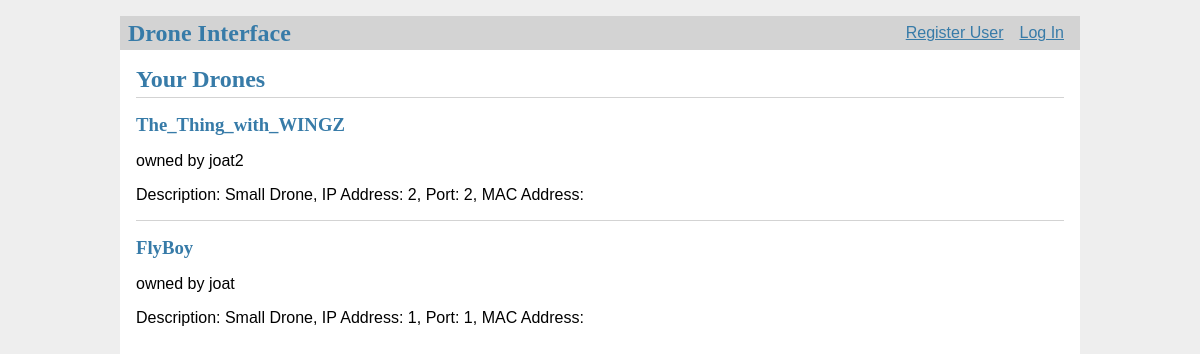
Before: / with the older database file.
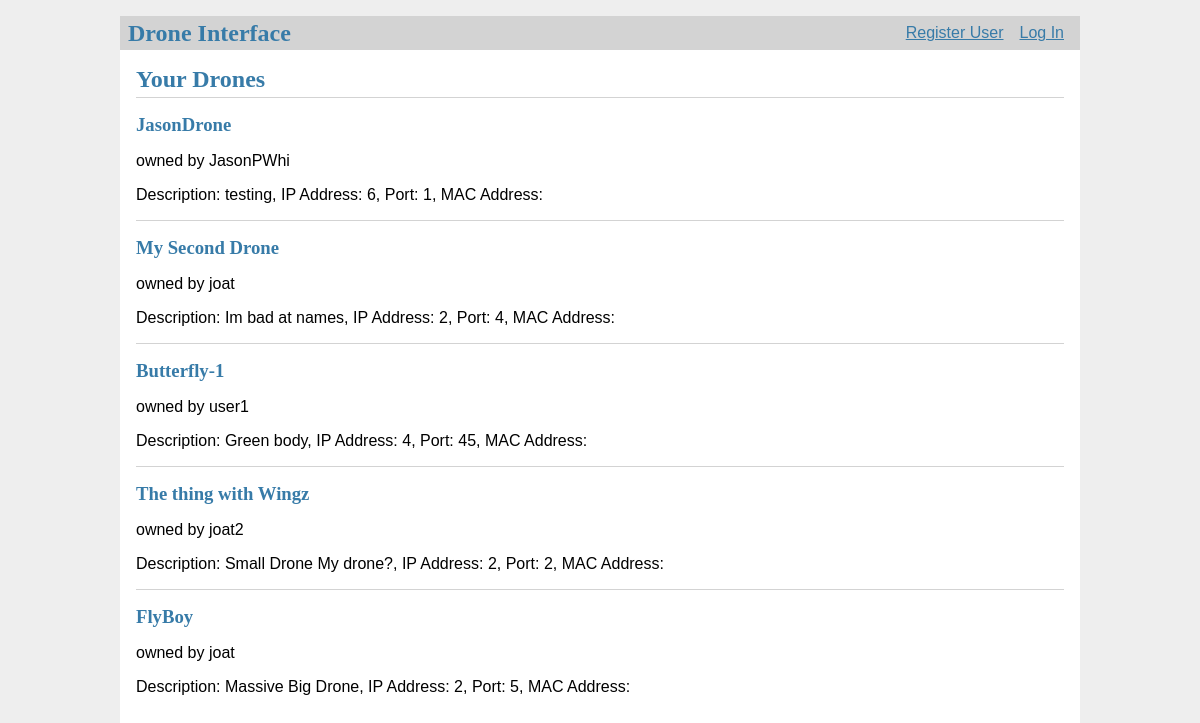
After: the same page with the newer database file.
### tables this page shows
CREATE TABLE drones (
  id INTEGER PRIMARY KEY AUTOINCREMENT,
  drone_name TEXT UNIQUE NOT NULL,
  description TEXT NOT NULL,
  ip_addr TEXT NOT NULL,
  port TEXT NOT NULL,
  mac_addr TEXT,
  owner_id INTEGER NOT NULL,
  group_id INTEGER,
  FOREIGN KEY (owner_id) REFERENCES user (id),
  FOREIGN KEY (group_id) REFERENCES groups (id)
);

CREATE TABLE user (
  id INTEGER PRIMARY KEY AUTOINCREMENT,
  username TEXT UNIQUE NOT NULL,
  password TEXT NOT NULL
);

### flaskr/blog.py (the view)
@bp.route('/')
def index():
    db = get_db()
    drones = db.execute(
        'SELECT p.id, drone_name, description, ip_addr, port, u.username, owner_id'
        ' FROM drones p JOIN user u ON p.owner_id = u.id'
        ' ORDER BY p.id DESC'
    ).fetchall()
    return render_template('blog/index.html', drones=drones)

### flaskr/auth.py (called while the page is built)
@bp.before_app_request
def load_logged_in_user():
    user_id = session.get('user_id')
    if user_id is None:
        g.user = None
    else:
        g.user = get_db().execute(
            'SELECT * FROM user WHERE id = ?', (user_id,)
        ).fetchone()

### flaskr/db.py (called while the page is built)
def get_db():
    if 'db' not in g:
        g.db = sqlite3.connect(
            current_app.config['DATABASE'],
            detect_types=sqlite3.PARSE_DECLTYPES
        )
        g.db.row_factory = sqlite3.Row
    return g.db

### flaskr/templates/blog/index.html (shortened to what this page needs)
{% extends 'base.html' %}
{% block header %}
  <h1>{% block title %}Your Drones{% endblock %}</h1>
{% endblock %}
{% block content %}
  {% for drone in drones %}
    <article class="drone">
      <header>
        <div>
          <h1>{{ drone['drone_name'] }}</h1>
          <div class="about">owned by {{ drone['username'] }}</div>
        </div>
      </header>
        <p class="description">Description: {{ drone['description'] }},
          IP Address: {{ drone['ip_addr'] }}, Port: {{ drone['port'] }}, MAC Address: {{ drone['mac_addr'] }}</p>
    </article>
    {% if not loop.last %}
      <hr>
    {% endif %}
  {% endfor %}
{% endblock %}

### flaskr/templates/base.html (shortened to what this page needs)
<!doctype html>
<link rel="stylesheet" href="{{ url_for('static', filename='style.css') }}">
<nav>
  <h1>Drone Interface</h1>
  <ul>
    {% if g.user %}
        <li><span>{{ g.user['username'] }}</span>
        <li><a href="{{ url_for('blog.index') }}">Show Drones</a>
        <li><a href="{{ url_for('blog.groups') }}">Show Groups</a>
        <li><a href="{{ url_for('auth.logout') }}">Log Out</a>
    {% else %}
      <li><a href="{{ url_for('auth.register') }}">Register User</a>
      <li><a href="{{ url_for('auth.login') }}">Log In</a>
    {% endif %}
  </ul>
</nav>
<section class="content">
  <header>
    {% block header %}{% endblock %}
  </header>
  {% block content %}{% endblock %}
</section>

### flaskr/static/style.css (style rules this page uses)
h1 { font-family: serif; color: #377ba8; margin: 1rem 0; }
a { color: #377ba8; }
hr { border: none; border-top: 1px solid lightgray; }
nav { background: lightgray; display: flex; align-items: center; padding: 0 0.5rem; }
nav h1 { flex: auto; margin: 0; }
nav ul { display: flex; list-style: none; margin: 0; padding: 0; }
nav ul li a, nav ul li span, header .action { display: block; padding: 0.5rem; }
.content { padding: 0 1rem 1rem; }
.content > header { border-bottom: 1px solid lightgray; display: flex; align-items: flex-end; }
.content > header h1 { flex: auto; margin: 1rem 0 0.25rem 0; }
.content:last-child { margin-bottom: 0; }

Changed rows visible on the page:
added drones: drone_name "JasonDrone", username "JasonPWhi", description "testing", ip_addr "6", port "1"
added drones: drone_name "My Second Drone", username "joat", description "Im bad at names", ip_addr "2", port "4"
added drones: drone_name "Butterfly-1", username "user1", description "Green body", ip_addr "4", port "45"
changed drones "joat2": drone_name "The_Thing_with_WINGZ" → "The thing with Wingz"; description "Small Drone" → "Small Drone My drone?"
changed drones "FlyBoy": description "Small Drone" → "Massive Big Drone"; ip_addr "1" → "2"; port "1" → "5"
